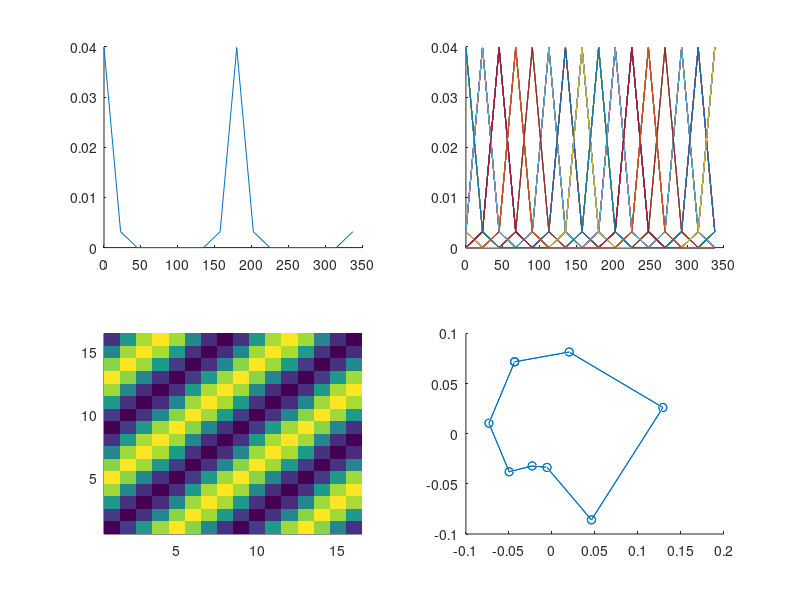

MATLAB code for this plot:
% anaRSA
clear all
close all

%% generate tuning curves

x = 0:22.5:337.5;
mu = 180;
std = 10;
mu2 = mod(mu+180,360);
tc1 = normpdf(x,mu,std);
shift = find(x == mod(180+180,360))-find(x==180);
tc2 = circshift(tc1,shift);
tc = tc1+tc2;
tc = repmat(tc,100,1);
for i = 2:size(tc,1)
    tc(i,:) = circshift(tc(i,:),randi(size(tc,2)));
end

%% rdm

diss = pdist(tc','spearman');
rdm = squareform(diss);

%% dimensionality reduction

% score = mdscale(rdm,3);
[coeff,score] = pca(tc');

%% plot

figure

subplot(2,2,1);hold on
plot(x,tc(1,:))

subplot(2,2,2);hold on
plot(x,tc')

subplot(2,2,3);hold on
imagesc(rdm)
axis tight

subplot(2,2,4);hold on
plot3([score(:,1);score(1,1)],[score(:,2);score(1,2)],[score(:,3);score(1,3)],'o-')

